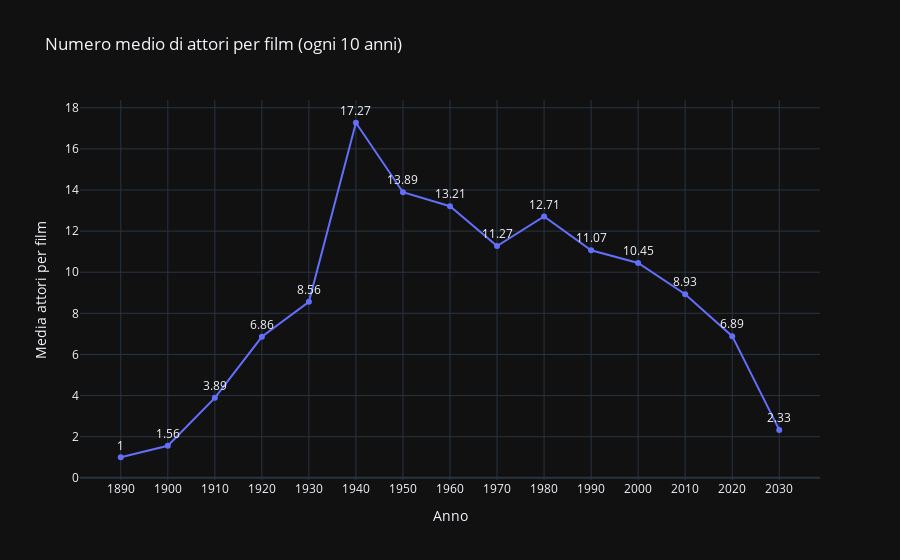

Write notebook code for a chart like this one.
### Code cell
import pandas as pd
import plotly.express as px

# === Caricamento dati ===


# === Estrai anno (anche da date strane) ===
movies["year"] = movies["date"].astype(str).str.extract(r"(\d{4})")
movies["year"] = pd.to_numeric(movies["year"], errors="coerce")

# === Unisci attori con anno del film ===
actors_with_year = actors.merge(movies[["id", "year"]], on="id", how="left")
actors_with_year = actors_with_year.dropna(subset=["year"])  # elimina righe senza anno

# === Conta attori per ogni film ===
actor_counts = actors_with_year.groupby(["year", "id"]).size().reset_index(name="num_actors")

# === Calcola media attori per anno ===
avg_actors_per_year = actor_counts.groupby("year")["num_actors"].mean().reset_index()
avg_actors_per_year["num_actors"] = avg_actors_per_year["num_actors"].round(2)

# === Filtra solo anni divisibili per 10 (es. 1950, 1960...) ===
avg_actors_per_year = avg_actors_per_year[avg_actors_per_year["year"] % 10 == 0]

# === Plot con Plotly ===
fig = px.line(
    avg_actors_per_year,
    x="year",
    y="num_actors",
    markers=True,
    title="Numero medio di attori per film (ogni 10 anni)",
    labels={"year": "Anno", "num_actors": "Media attori per film"},
    text="num_actors"
)

fig.update_traces(textposition="top center")
fig.update_layout(
    xaxis=dict(dtick=10),
    hovermode="x unified"
)

fig.show()

### Figure 1 — Plotly figure (JSON) as saved in the notebook; plotly's stock layout.template omitted (floating-point values rounded to 4 significant figures)
{"data": [{"hovertemplate": "Anno=%{x}<br>Media attori per film=%{text}<extra></extra>", "legendgroup": "", "line": {"color": "#636efa", "dash": "solid"}, "marker": {"symbol": "circle"}, "mode": "lines+markers+text", "name": "", "orientation": "v", "showlegend": false, "text": [1.0, 1.56, 3.89, 6.86, 8.56, 17.27, 13.89, 13.21, 11.27, 12.71, 11.07, 10.45, 8.93, 6.89, 2.33], "x": [1890.0, 1900.0, 1910.0, 1920.0, 1930.0, 1940.0, 1950.0, 1960.0, 1970.0, 1980.0, 1990.0, 2000.0, 2010.0, 2020.0, 2030.0], "xaxis": "x", "y": [1.0, 1.56, 3.89, 6.86, 8.56, 17.27, 13.89, 13.21, 11.27, 12.71, 11.07, 10.45, 8.93, 6.89, 2.33], "yaxis": "y", "type": "scatter", "textposition": "top center"}], "layout": {"xaxis": {"anchor": "y", "domain": [0.0, 1.0], "title": {"text": "Anno"}, "dtick": 10}, "yaxis": {"anchor": "x", "domain": [0.0, 1.0], "title": {"text": "Media attori per film"}}, "legend": {"tracegroupgap": 0}, "title": {"text": "Numero medio di attori per film (ogni 10 anni)"}, "hovermode": "x unified"}}
